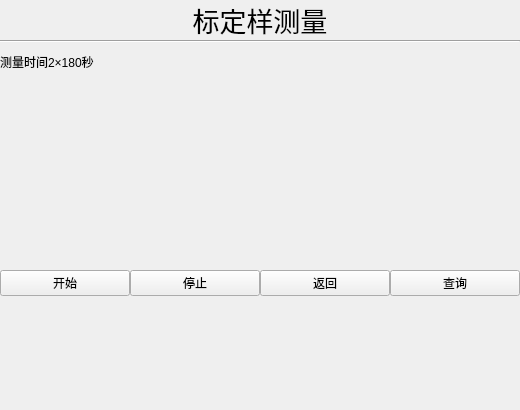
<?xml version="1.0" encoding="UTF-8"?>
<ui version="4.0">
 <class>calibrationmeasurement</class>
 <widget class="QWidget" name="calibrationmeasurement">
  <property name="geometry">
   <rect>
    <x>0</x>
    <y>0</y>
    <width>520</width>
    <height>410</height>
   </rect>
  </property>
  <property name="windowTitle">
   <string>Form</string>
  </property>
  <layout class="QGridLayout" name="gridLayout">
   <property name="leftMargin">
    <number>0</number>
   </property>
   <property name="topMargin">
    <number>0</number>
   </property>
   <property name="rightMargin">
    <number>0</number>
   </property>
   <property name="bottomMargin">
    <number>0</number>
   </property>
   <property name="spacing">
    <number>0</number>
   </property>
   <item row="0" column="0">
    <layout class="QVBoxLayout" name="verticalLayout_2">
     <item>
      <widget class="QLabel" name="label">
       <property name="sizePolicy">
        <sizepolicy hsizetype="Preferred" vsizetype="Maximum">
         <horstretch>0</horstretch>
         <verstretch>0</verstretch>
        </sizepolicy>
       </property>
       <property name="font">
        <font>
         <pointsize>20</pointsize>
        </font>
       </property>
       <property name="text">
        <string>标定样测量</string>
       </property>
       <property name="alignment">
        <set>Qt::AlignCenter</set>
       </property>
      </widget>
     </item>
     <item>
      <widget class="Line" name="line">
       <property name="orientation">
        <enum>Qt::Horizontal</enum>
       </property>
      </widget>
     </item>
     <item>
      <layout class="QHBoxLayout" name="horizontalLayout_3">
       <item>
        <layout class="QVBoxLayout" name="verticalLayout">
         <item>
          <widget class="QLabel" name="label_2">
           <property name="text">
            <string>测量时间2×180秒</string>
           </property>
          </widget>
         </item>
         <item>
          <widget class="QLabel" name="label_number">
           <property name="text">
            <string/>
           </property>
          </widget>
         </item>
         <item>
          <widget class="QLabel" name="label_issamlpe">
           <property name="text">
            <string/>
           </property>
          </widget>
         </item>
        </layout>
       </item>
       <item>
        <spacer name="horizontalSpacer">
         <property name="orientation">
          <enum>Qt::Horizontal</enum>
         </property>
         <property name="sizeHint" stdset="0">
          <size>
           <width>40</width>
           <height>20</height>
          </size>
         </property>
        </spacer>
       </item>
      </layout>
     </item>
     <item>
      <widget class="QLabel" name="label_second">
       <property name="font">
        <font>
         <pointsize>17</pointsize>
        </font>
       </property>
       <property name="text">
        <string/>
       </property>
       <property name="alignment">
        <set>Qt::AlignCenter</set>
       </property>
      </widget>
     </item>
     <item>
      <layout class="QHBoxLayout" name="horizontalLayout">
       <item>
        <widget class="QPushButton" name="pushButton">
         <property name="text">
          <string>开始</string>
         </property>
        </widget>
       </item>
       <item>
        <widget class="QPushButton" name="pushButton_2">
         <property name="text">
          <string>停止</string>
         </property>
        </widget>
       </item>
       <item>
        <widget class="QPushButton" name="pushButton_3">
         <property name="text">
          <string>返回</string>
         </property>
        </widget>
       </item>
       <item>
        <widget class="QPushButton" name="pushButton_4">
         <property name="text">
          <string>查询</string>
         </property>
        </widget>
       </item>
      </layout>
     </item>
     <item>
      <layout class="QHBoxLayout" name="horizontalLayout_2">
       <property name="spacing">
        <number>0</number>
       </property>
       <item>
        <widget class="issample" name="widget" native="true"/>
       </item>
       <item>
        <widget class="ispreheat" name="widget_2" native="true"/>
       </item>
       <item>
        <widget class="date_widget" name="widget_3" native="true"/>
       </item>
      </layout>
     </item>
    </layout>
   </item>
  </layout>
 </widget>
 <customwidgets>
  <customwidget>
   <class>date_widget</class>
   <extends>QWidget</extends>
   <header>date_widget.h</header>
   <container>1</container>
  </customwidget>
  <customwidget>
   <class>issample</class>
   <extends>QWidget</extends>
   <header>issample.h</header>
   <container>1</container>
  </customwidget>
  <customwidget>
   <class>ispreheat</class>
   <extends>QWidget</extends>
   <header>ispreheat.h</header>
   <container>1</container>
  </customwidget>
 </customwidgets>
 <resources/>
 <connections/>
</ui>
